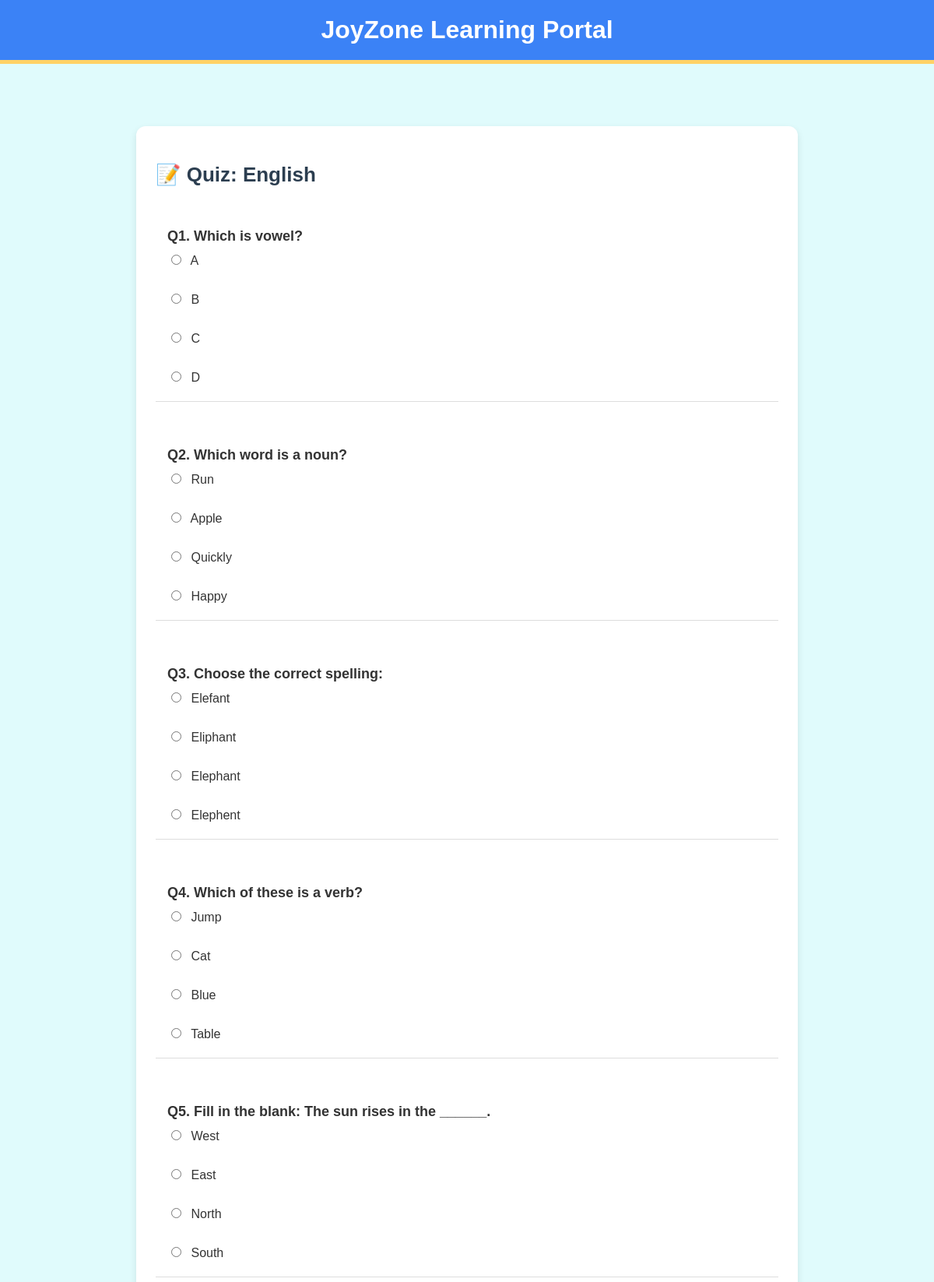
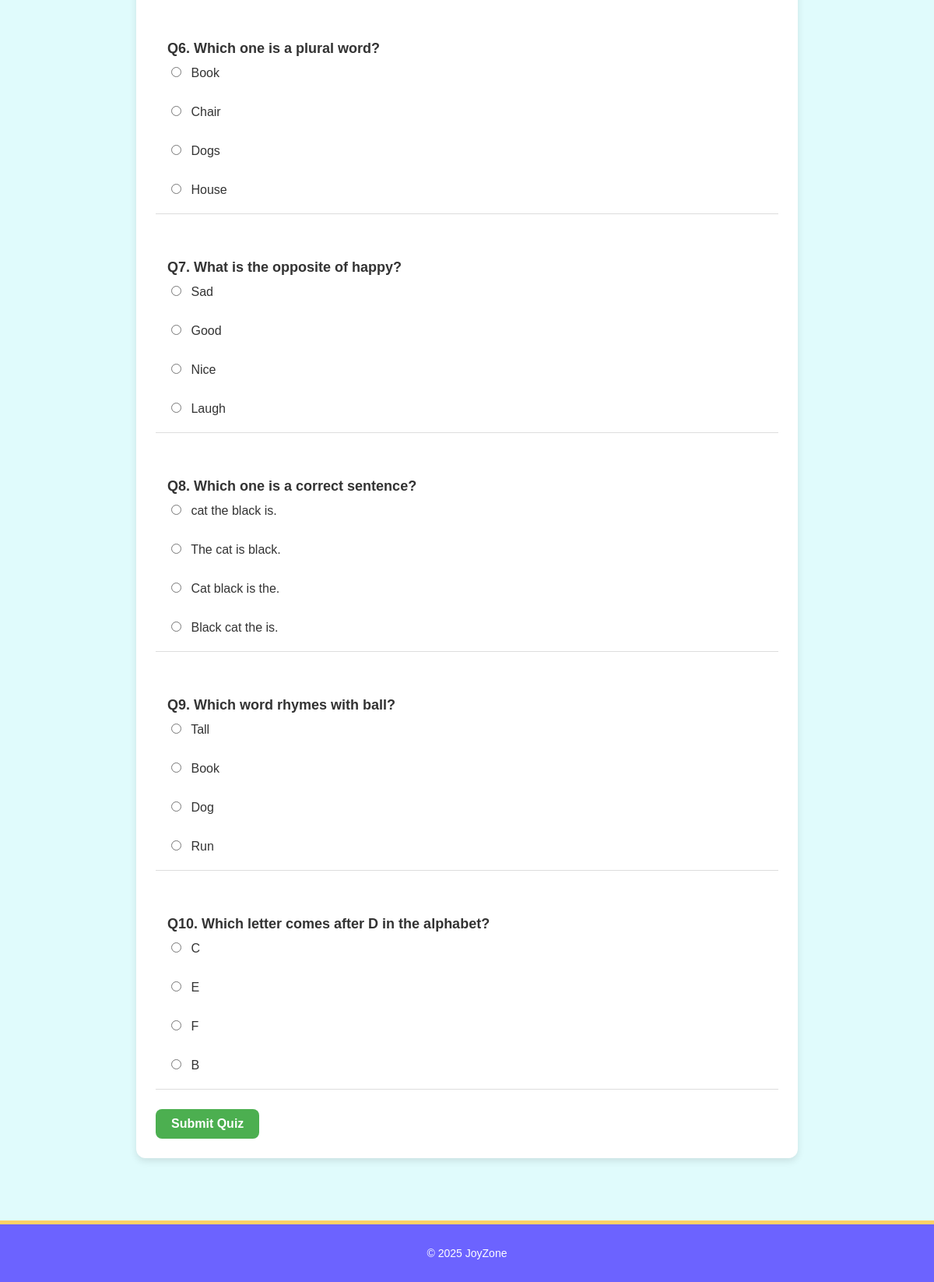
The page /quizzes/1/ (signed in) on the database its author committed (2 pictures, top to bottom).
### quizzes/models.py (models this page shows, shortened)
class Quiz(models.Model):
    SUBJECT_CHOICES = [
        ("Maths", "Maths"),
        ("GK", "General Knowledge"),
        ("English", "English"),
    ]
    AGE_GROUP_CHOICES = [
        ("5-7", "5–7 Years"),
        ("8-10", "8–10 Years"),
        ("11-12", "11–12 Years"),
    ]
    title = models.CharField(max_length=200)
    description = models.TextField(blank=True, null=True)
    subject = models.CharField(max_length=50, choices=SUBJECT_CHOICES)
    age_group = models.CharField(max_length=20, choices=AGE_GROUP_CHOICES)
    difficulty = models.CharField(
        max_length=20,
        choices=[("Easy", "Easy"), ("Medium", "Medium"), ("Hard", "Hard")],
        default="Easy"
    )
    is_published = models.BooleanField(default=True)
    created_at = models.DateTimeField(auto_now_add=True)

class Question(models.Model):
    quiz = models.ForeignKey(Quiz, on_delete=models.CASCADE)
    text = models.TextField()
    option1 = models.CharField(max_length=200)
    option2 = models.CharField(max_length=200)
    option3 = models.CharField(max_length=200)
    option4 = models.CharField(max_length=200)
    correct_option = models.IntegerField(
        choices=[(1, "Option 1"), (2, "Option 2"), (3, "Option 3"), (4, "Option 4")]
    )

### quizzes/views.py (the view, shortened to what this page needs)
# urls.py: path("<int:quiz_id>/", views.take_quiz, name="take_quiz"),
@login_required
def take_quiz(request, quiz_id):
    quiz = get_object_or_404(Quiz, id=quiz_id)
    if not request.user.is_superuser and request.user.age_group:
        if quiz.age_group != request.user.age_group:
            return redirect("quiz_list")
    questions = quiz.question_set.all()
    return render(request, "quizzes/take_quiz.html", {"quiz": quiz, "questions": questions})

### templates/quizzes/take_quiz.html (shortened to what this page needs)
{% extends "base.html" %}
{% load static %}
{% block content %}
<div class="quiz-container">
    <h2 class="quiz-title">📝 Quiz: {{ quiz.title }}</h2>
    <form method="post">
        {% for q in questions %}
        <div class="question-block">
            <p class="question-text">Q{{ forloop.counter }}. {{ q.text }}</p>
            <div class="options">
                <label><input type="radio" name="{{ q.id }}" value="1"> {{ q.option1 }}</label><br>
                <label><input type="radio" name="{{ q.id }}" value="2"> {{ q.option2 }}</label><br>
                <label><input type="radio" name="{{ q.id }}" value="3"> {{ q.option3 }}</label><br>
                <label><input type="radio" name="{{ q.id }}" value="4"> {{ q.option4 }}</label>
            </div>
        </div>
        {% endfor %}
        <button type="submit" class="submit-btn">Submit Quiz</button>
    </form>
</div>
{% endblock %}

### static/style.css (style rules this page uses)
body { font-family: "Comic Sans MS", cursive, sans-serif; margin: 0; padding: 0; background-color: #fef9f6; color: #333; }
main h1, main h2 { color: #1e3a8a; }
button, .btn { background-color: #06D6A0; color: white; border: none; padding: 10px 20px; border-radius: 20px; font-size: 16px; cursor: pointer; transition: 0.3s; }
.btn-start, .submit-btn { background: #4CAF50; color: white; font-weight: bold; border-radius: 8px; padding: 10px 20px; transition: background 0.3s ease; }
.quiz-container { max-width: 800px; margin: 40px auto; text-align: left; background: #fff; padding: 25px; border-radius: 12px; box-shadow: 0 4px 10px rgba(0,0,0,0.1); }
.quiz-title { font-size: 26px; margin-bottom: 20px; color: #2c3e50; }
.question-block { margin-bottom: 25px; padding: 15px; border-bottom: 1px solid #ddd; }
.question-text { font-weight: bold; font-size: 18px; margin-bottom: 10px; }
.options label { display: block; margin: 6px 0; font-size: 16px; cursor: pointer; }
.options input { margin-right: 8px; }

### rows shown on the page
Quiz: title "English"
Question: text "Which is vowel?", option1 "A", option2 "B", option3 "C", option4 "D"
Question: text "Which word is a noun?", option1 "Run", option2 "Apple", option3 "Quickly", option4 "Happy"
Question: text "Choose the correct spelling:", option1 "Elefant", option2 "Eliphant", option3 "Elephant", option4 "Elephent"
Question: text "Which of these is a verb?", option1 "Jump", option2 "Cat", option3 "Blue", option4 "Table"
Question: text "Fill in the blank: The sun rises in the ______.", option1 "West", option2 "East", option3 "North", option4 "South"
Question: text "Which one is a plural word?", option1 "Book", option2 "Chair", option3 "Dogs", option4 "House"
Question: text "What is the opposite of happy?", option1 "Sad", option2 "Good", option3 "Nice", option4 "Laugh"
Question: text "Which one is a correct sentence?", option1 "cat the black is.", option2 "The cat is black.", option3 "Cat black is the.", option4 "Black cat the is."
Question: text "Which word rhymes with ball?", option1 "Tall", option2 "Book", option3 "Dog", option4 "Run"
Question: text "Which letter comes after D in the alphabet?", option1 "C", option2 "E", option3 "F", option4 "B"
